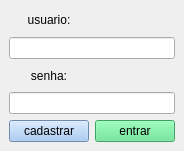
<?xml version="1.0" encoding="UTF-8"?>
<ui version="4.0">
 <class>MainWindow</class>
 <widget class="QMainWindow" name="MainWindow">
  <property name="geometry">
   <rect>
    <x>0</x>
    <y>0</y>
    <width>184</width>
    <height>151</height>
   </rect>
  </property>
  <property name="windowTitle">
   <string>Login</string>
  </property>
  <property name="styleSheet">
   <string notr="true"/>
  </property>
  <widget class="QWidget" name="centralwidget">
   <layout class="QGridLayout" name="gridLayout">
    <item row="1" column="0" colspan="2">
     <widget class="QLineEdit" name="varUsuario"/>
    </item>
    <item row="3" column="0" colspan="2">
     <widget class="QLineEdit" name="varSenha"/>
    </item>
    <item row="0" column="0">
     <widget class="QLabel" name="lbLogin">
      <property name="text">
       <string>usuario:</string>
      </property>
      <property name="alignment">
       <set>Qt::AlignCenter</set>
      </property>
     </widget>
    </item>
    <item row="2" column="0">
     <widget class="QLabel" name="lbSenha">
      <property name="text">
       <string>senha:</string>
      </property>
      <property name="alignment">
       <set>Qt::AlignCenter</set>
      </property>
     </widget>
    </item>
    <item row="7" column="1">
     <widget class="QPushButton" name="btEntrar">
      <property name="styleSheet">
       <string notr="true">background-color: rgb(87, 227, 137);</string>
      </property>
      <property name="text">
       <string>entrar</string>
      </property>
     </widget>
    </item>
    <item row="7" column="0">
     <widget class="QPushButton" name="btCadastro">
      <property name="styleSheet">
       <string notr="true">background-color: rgb(153, 193, 241);</string>
      </property>
      <property name="text">
       <string>cadastrar</string>
      </property>
     </widget>
    </item>
   </layout>
  </widget>
 </widget>
 <resources/>
 <connections/>
</ui>
